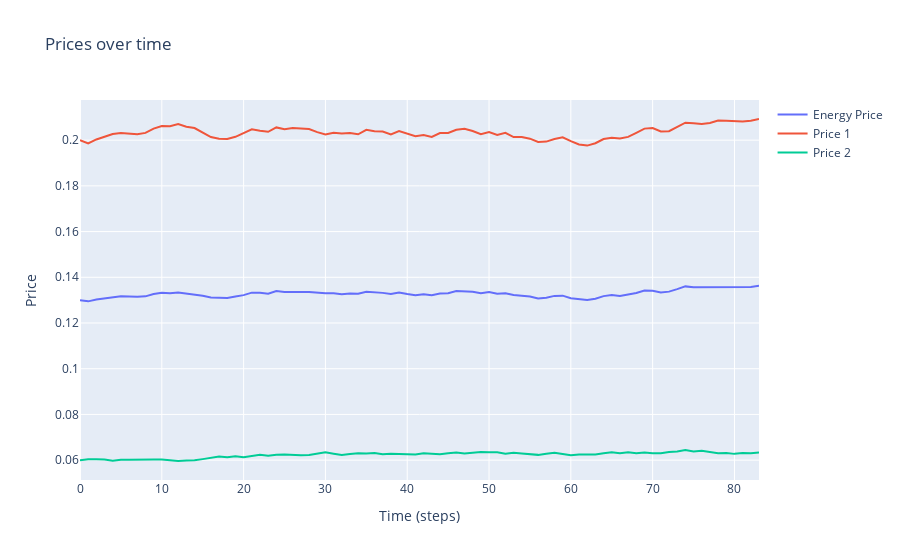

Notebook code cell kept with this figure:
### Code cell
import plotly.graph_objects as go

# Assume that `model` is the instance of your model
model_df = model.datacollector.get_model_vars_dataframe()

fig = go.Figure()

# Add scatter plots for each price
for price in ['Energy Price', 'Price 1', 'Price 2']:
    fig.add_trace(go.Scatter(x=model_df.index, y=model_df[price], mode='lines', name=price))

# Set labels and title
fig.update_layout(title='Prices over time', xaxis_title='Time (steps)', yaxis_title='Price')

fig.show()
